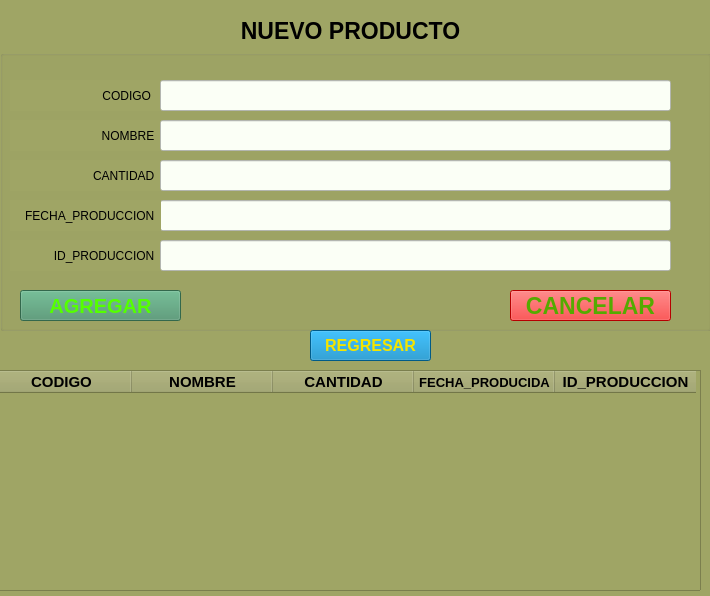
<?xml version="1.0" encoding="UTF-8"?>
<ui version="4.0">
 <class>MainWindow</class>
 <widget class="QMainWindow" name="MainWindow">
  <property name="geometry">
   <rect>
    <x>0</x>
    <y>0</y>
    <width>710</width>
    <height>596</height>
   </rect>
  </property>
  <property name="windowTitle">
   <string>MainWindow</string>
  </property>
  <property name="styleSheet">
   <string notr="true">background-color: rgb(159, 165, 101);</string>
  </property>
  <widget class="QWidget" name="centralwidget">
   <widget class="QLabel" name="label">
    <property name="geometry">
     <rect>
      <x>10</x>
      <y>10</y>
      <width>681</width>
      <height>41</height>
     </rect>
    </property>
    <property name="font">
     <font>
      <pointsize>17</pointsize>
      <weight>75</weight>
      <bold>true</bold>
     </font>
    </property>
    <property name="text">
     <string>NUEVO PRODUCTO</string>
    </property>
    <property name="alignment">
     <set>Qt::AlignCenter</set>
    </property>
   </widget>
   <widget class="QGroupBox" name="groupBox">
    <property name="geometry">
     <rect>
      <x>0</x>
      <y>50</y>
      <width>711</width>
      <height>281</height>
     </rect>
    </property>
    <property name="styleSheet">
     <string notr="true">border-left-color: rgb(172, 179, 128);</string>
    </property>
    <property name="title">
     <string/>
    </property>
    <widget class="QLabel" name="label_2">
     <property name="geometry">
      <rect>
       <x>10</x>
       <y>30</y>
       <width>151</width>
       <height>31</height>
      </rect>
     </property>
     <property name="text">
      <string>CODIGO   </string>
     </property>
     <property name="alignment">
      <set>Qt::AlignRight|Qt::AlignTrailing|Qt::AlignVCenter</set>
     </property>
    </widget>
    <widget class="QLineEdit" name="lineEdit">
     <property name="geometry">
      <rect>
       <x>160</x>
       <y>30</y>
       <width>511</width>
       <height>31</height>
      </rect>
     </property>
     <property name="styleSheet">
      <string notr="true">background-color: rgb(251, 255, 246);</string>
     </property>
     <property name="alignment">
      <set>Qt::AlignCenter</set>
     </property>
    </widget>
    <widget class="QLabel" name="label_3">
     <property name="geometry">
      <rect>
       <x>10</x>
       <y>70</y>
       <width>151</width>
       <height>31</height>
      </rect>
     </property>
     <property name="text">
      <string>NOMBRE  </string>
     </property>
     <property name="alignment">
      <set>Qt::AlignRight|Qt::AlignTrailing|Qt::AlignVCenter</set>
     </property>
    </widget>
    <widget class="QLineEdit" name="lineEdit_2">
     <property name="geometry">
      <rect>
       <x>160</x>
       <y>70</y>
       <width>511</width>
       <height>31</height>
      </rect>
     </property>
     <property name="styleSheet">
      <string notr="true">background-color: rgb(251, 255, 246);</string>
     </property>
     <property name="alignment">
      <set>Qt::AlignCenter</set>
     </property>
    </widget>
    <widget class="QLabel" name="label_4">
     <property name="geometry">
      <rect>
       <x>10</x>
       <y>110</y>
       <width>151</width>
       <height>31</height>
      </rect>
     </property>
     <property name="text">
      <string>CANTIDAD  </string>
     </property>
     <property name="alignment">
      <set>Qt::AlignRight|Qt::AlignTrailing|Qt::AlignVCenter</set>
     </property>
    </widget>
    <widget class="QLineEdit" name="lineEdit_3">
     <property name="geometry">
      <rect>
       <x>160</x>
       <y>110</y>
       <width>511</width>
       <height>31</height>
      </rect>
     </property>
     <property name="styleSheet">
      <string notr="true">background-color: rgb(251, 255, 246);</string>
     </property>
     <property name="alignment">
      <set>Qt::AlignCenter</set>
     </property>
    </widget>
    <widget class="QLineEdit" name="lineEdit_4">
     <property name="geometry">
      <rect>
       <x>160</x>
       <y>150</y>
       <width>511</width>
       <height>31</height>
      </rect>
     </property>
     <property name="styleSheet">
      <string notr="true">background-color: rgb(251, 255, 246);</string>
     </property>
     <property name="alignment">
      <set>Qt::AlignCenter</set>
     </property>
    </widget>
    <widget class="QLabel" name="label_5">
     <property name="geometry">
      <rect>
       <x>10</x>
       <y>150</y>
       <width>151</width>
       <height>31</height>
      </rect>
     </property>
     <property name="text">
      <string>FECHA_PRODUCCION  </string>
     </property>
     <property name="alignment">
      <set>Qt::AlignRight|Qt::AlignTrailing|Qt::AlignVCenter</set>
     </property>
    </widget>
    <widget class="QLabel" name="label_6">
     <property name="geometry">
      <rect>
       <x>10</x>
       <y>190</y>
       <width>151</width>
       <height>31</height>
      </rect>
     </property>
     <property name="text">
      <string>ID_PRODUCCION  </string>
     </property>
     <property name="alignment">
      <set>Qt::AlignRight|Qt::AlignTrailing|Qt::AlignVCenter</set>
     </property>
    </widget>
    <widget class="QLineEdit" name="lineEdit_5">
     <property name="geometry">
      <rect>
       <x>160</x>
       <y>190</y>
       <width>511</width>
       <height>31</height>
      </rect>
     </property>
     <property name="styleSheet">
      <string notr="true">background-color: rgb(251, 255, 246);</string>
     </property>
     <property name="alignment">
      <set>Qt::AlignCenter</set>
     </property>
    </widget>
    <widget class="QPushButton" name="pushButton">
     <property name="geometry">
      <rect>
       <x>20</x>
       <y>240</y>
       <width>161</width>
       <height>31</height>
      </rect>
     </property>
     <property name="font">
      <font>
       <pointsize>15</pointsize>
       <weight>75</weight>
       <bold>true</bold>
      </font>
     </property>
     <property name="styleSheet">
      <string notr="true">background-color: rgb(72, 145, 107);
color: rgb(85, 255, 0);</string>
     </property>
     <property name="text">
      <string>AGREGAR</string>
     </property>
    </widget>
    <widget class="QPushButton" name="pushButton_3">
     <property name="geometry">
      <rect>
       <x>510</x>
       <y>240</y>
       <width>161</width>
       <height>31</height>
      </rect>
     </property>
     <property name="font">
      <font>
       <pointsize>17</pointsize>
       <weight>75</weight>
       <bold>true</bold>
      </font>
     </property>
     <property name="styleSheet">
      <string notr="true">background-color: rgb(255, 0, 0);
color: rgb(85, 170, 0);</string>
     </property>
     <property name="text">
      <string>CANCELAR</string>
     </property>
    </widget>
   </widget>
   <widget class="QTableWidget" name="tableWidget">
    <property name="geometry">
     <rect>
      <x>-10</x>
      <y>370</y>
      <width>711</width>
      <height>221</height>
     </rect>
    </property>
    <property name="font">
     <font>
      <pointsize>10</pointsize>
      <weight>75</weight>
      <bold>true</bold>
     </font>
    </property>
    <property name="frameShadow">
     <enum>QFrame::Sunken</enum>
    </property>
    <property name="autoScrollMargin">
     <number>16</number>
    </property>
    <attribute name="horizontalHeaderCascadingSectionResizes">
     <bool>false</bool>
    </attribute>
    <attribute name="horizontalHeaderDefaultSectionSize">
     <number>141</number>
    </attribute>
    <column>
     <property name="text">
      <string>CODIGO</string>
     </property>
     <property name="font">
      <font>
       <pointsize>11</pointsize>
       <weight>75</weight>
       <bold>true</bold>
      </font>
     </property>
    </column>
    <column>
     <property name="text">
      <string>NOMBRE</string>
     </property>
     <property name="font">
      <font>
       <pointsize>11</pointsize>
       <weight>75</weight>
       <bold>true</bold>
      </font>
     </property>
    </column>
    <column>
     <property name="text">
      <string>CANTIDAD</string>
     </property>
     <property name="font">
      <font>
       <pointsize>11</pointsize>
       <weight>75</weight>
       <bold>true</bold>
      </font>
     </property>
    </column>
    <column>
     <property name="text">
      <string>FECHA_PRODUCIDA</string>
     </property>
     <property name="font">
      <font>
       <pointsize>10</pointsize>
       <weight>75</weight>
       <bold>true</bold>
      </font>
     </property>
    </column>
    <column>
     <property name="text">
      <string>ID_PRODUCCION</string>
     </property>
     <property name="font">
      <font>
       <pointsize>11</pointsize>
       <weight>75</weight>
       <bold>true</bold>
      </font>
     </property>
    </column>
   </widget>
   <widget class="QPushButton" name="pushButton_2">
    <property name="geometry">
     <rect>
      <x>310</x>
      <y>330</y>
      <width>121</width>
      <height>31</height>
     </rect>
    </property>
    <property name="font">
     <font>
      <pointsize>12</pointsize>
      <weight>75</weight>
      <bold>true</bold>
     </font>
    </property>
    <property name="styleSheet">
     <string notr="true">background-color: rgb(0, 127, 190);
color: rgb(244, 228, 0);</string>
    </property>
    <property name="text">
     <string>REGRESAR</string>
    </property>
   </widget>
  </widget>
 </widget>
 <resources/>
 <connections/>
</ui>
